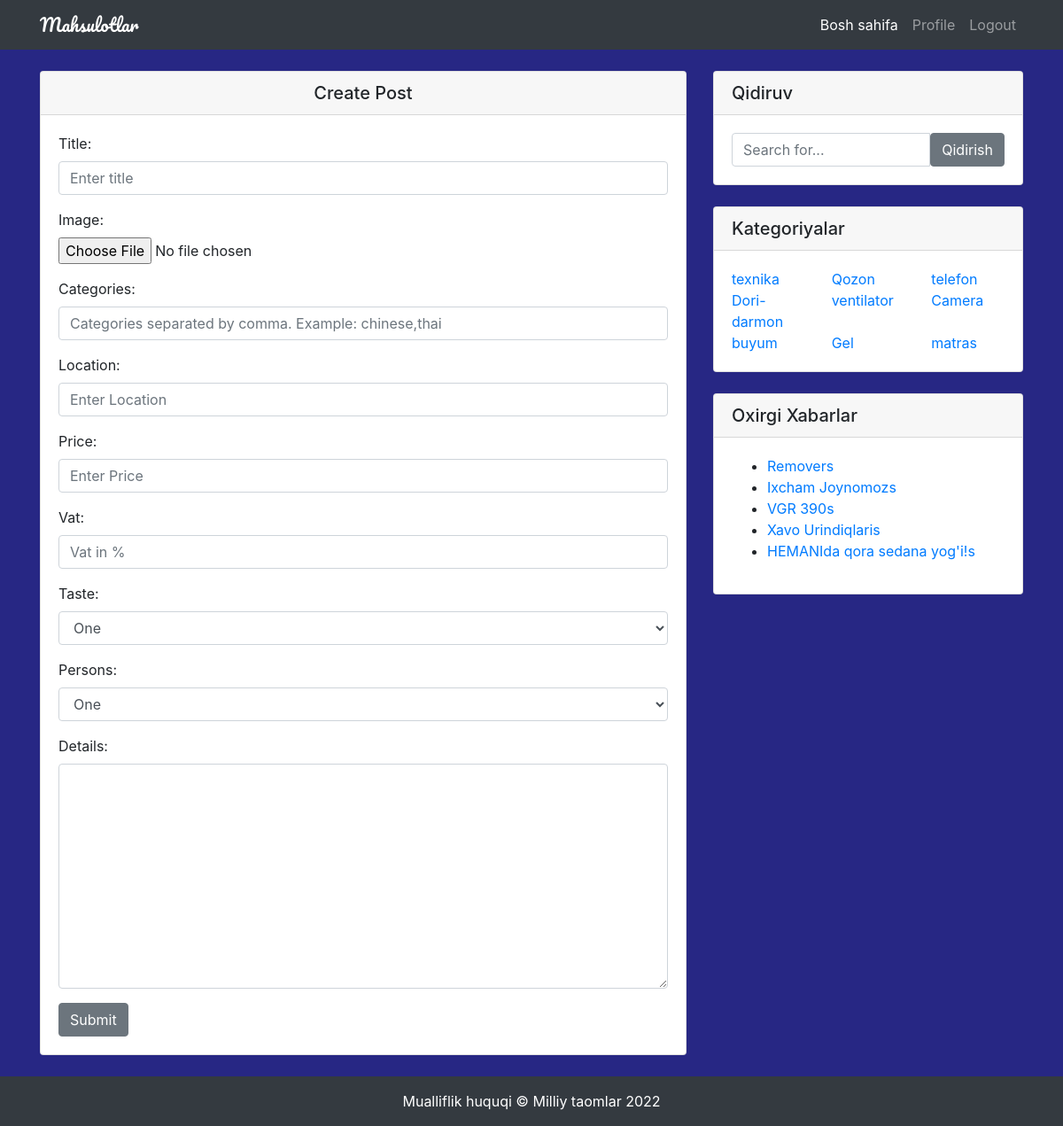
The page /create/ (signed in) on the database its author committed.
### restaurants/models.py (models this page shows, shortened)
class Restaurant(models.Model):
    user = models.ForeignKey(User, on_delete=models.CASCADE)
    title = models.CharField(max_length=120)
    image = models.ImageField(upload_to='restaurants/')
    categories = models.CharField(max_length=120)
    location = models.CharField(max_length=120)
    narxi = models.IntegerField()
    aloqa=models.CharField(max_length=150)
    details = models.TextField()
    slug = models.SlugField(unique=True, blank=True)
    likes = models.ManyToManyField(User, related_name='post_likes', blank=True)
    views = models.IntegerField(default=0,blank=True)
    created_at = models.DateTimeField(auto_now_add=True)
    updated_at = models.DateTimeField(auto_now=True)
    is_active = models.BooleanField(default=True)

### restaurants/views.py (the view, shortened to what this page needs)
# urls.py: path('create/', RestaurantCreateView.as_view(), name='create'),
class RestaurantCreateView(LoginRequiredMixin, SuccessMessageMixin, CreateView):
    template_name = 'restaurants/restaurant_form.html'
    form_class = RestaurantCreateForm
    success_url = reverse_lazy('my_posts')
    success_message = "Post Created Successfully"

### restaurants/context_processor.py (called while the page is built)
def categories(request):
    cat_list = []
    all_cat = Restaurant.objects.all()
    for cat in all_cat:
        name_list = cat.categories.split(',')
        for item in name_list:
            cat_list.append(item)
    cat_dict = {'categories': set(cat_list)}
    return cat_dict

def user_liked_posts(request):
    if request.user.is_authenticated:
        posts = Restaurant.objects.filter(likes=request.user.id)
        return {'user_liked_posts': posts}
    else:
        return {'user_liked_posts': None}

def recent_posts(request):
    posts = Restaurant.objects.all().order_by('-created_at')[:5]
    context={
        'recent_posts': posts
        }
    return context

### templates/restaurants/restaurant_form.html (shortened to what this page needs)
{% extends 'base.html' %}
{% block content %}
<div class="row">
    <div class="col-md-8 my-4">
        <div class="card">
            <h5 class="card-header text-center">
                {% if 'update' in request.path %}
                Update Post
                {% else %}
                Create Post
                {% endif %}
            </h5>
            <div class="card-body">
                <form action="" method="post" enctype="multipart/form-data">
                    {{ form.as_p }}
                    <button class="btn btn-secondary" type="submit">Submit</button>
                </form>
            </div>
        </div>
    </div>
    {% endblock content %}

### templates/partials/_widgets.html
<div class="col-md-4">
    <div class="card my-4">
        <h5 class="card-header">Qidiruv</h5>
        <div class="card-body">
            <form action="{% url 'home' %}" method="get">
                <div class="input-group">
                    <input type="search" name='q' class="form-control" placeholder="Search for..." value="{{ request.GET.q }}" required>
                    <span class="input-group-btn">
                        <button class="btn btn-secondary" type="submit">Qidirish</button>
                    </span>
                </div>
            </form>
        </div>
    </div>
    <div class="card my-4">
        <h5 class="card-header">Kategoriyalar</h5>
        <div class="card-body">
            <div class="row">
                {% for cat in categories %}
                <div class="col-md-4">
                <a href="{% url 'home' %}?q={{ request.GET.q }}&cat={{ cat }}">{{ cat }}</a>
                </div>
                {% endfor %}
            </div>
        </div>
    </div>
    <div class="card my-4">
        <h5 class="card-header">Oxirgi Xabarlar</h5>
        <div class="card-body">
            <ul>
                {% for post in recent_posts %}
                <li><a href="/{{ post.slug }}">{{ post.title }}s</a></li>
                {% endfor %}
            </ul>
        </div>
    </div>
</div>
</div>

### static/restaurants/css/style.css (style rules this page uses)
body { padding-top: 56px; }

### rows shown on the page
Restaurant: categories "texnika"
Restaurant: categories "Qozon"
Restaurant: categories "telefon"
Restaurant: categories "Dori-darmon"
Restaurant: categories "ventilator"
Restaurant: categories "Camera"
Restaurant: categories "buyum"
Restaurant: categories "Gel"
Restaurant: categories "matras"
Restaurant: title "Remover"
Restaurant: title "Ixcham Joynomoz"
Restaurant: title "VGR 390"
Restaurant: title "Xavo Urindiqlari"
Restaurant: title "HEMANIda qora sedana yog'i!"
